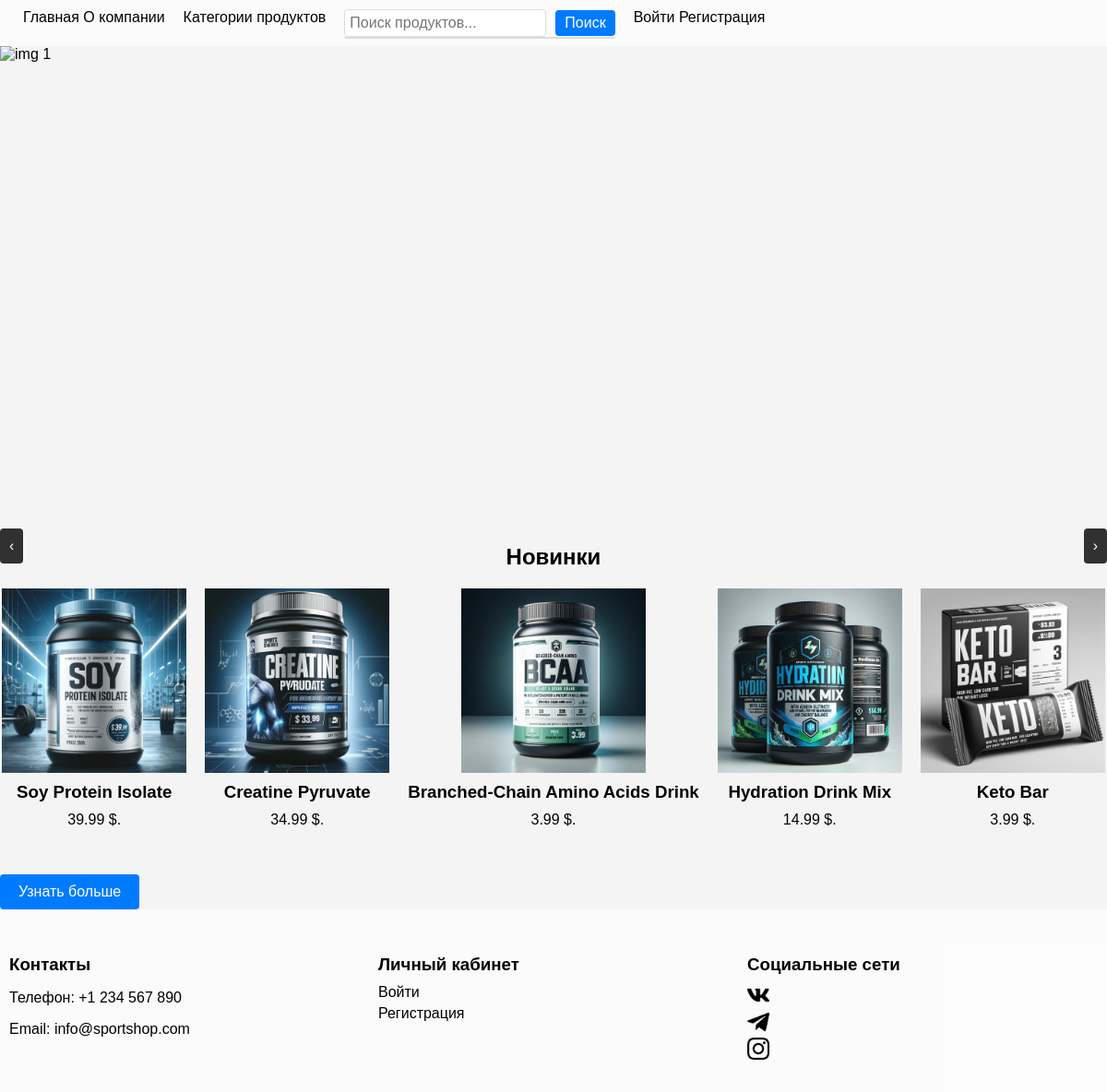
The page / on the database its author committed.
### shop/models.py (models this page shows, shortened)
class Product(models.Model):
    name = models.CharField(max_length=100)
    description = models.TextField()
    unit_price = models.DecimalField(max_digits=10, decimal_places=2)
    quantity = models.PositiveIntegerField()
    category = models.ForeignKey(Category, on_delete=models.CASCADE)
    image = models.ImageField(upload_to='products/')

### shop/views.py (the view)
# urls.py: path('', views.index, name='index'),
@cache_page(60 * 15)  # Кэшировать на 15 минут
def index(request):
    categories = Category.objects.all()
    latest_products = []
    for category in categories:
        latest_product = Product.objects.filter(category=category).order_by('-id').first()
        if latest_product:
            latest_products.append(latest_product)
    return render(request, 'shop/index.html', {
        'categories': categories,
        'latest_products': latest_products,
    })

### shop/templates/shop/index.html (shortened to what this page needs)
{% extends 'shop/base.html' %}
{% load static %}
{% block content %}
<div class="carousel">
    <img src="{% static 'images/44.jpg' %}" class="active" alt="img 1">
    <div class="carousel-buttons">
        <button class="carousel-button" id="prev">‹</button>
        <button class="carousel-button" id="next">›</button>
    </div>
</div>
<div class="new-arrivals">
    <h2>Новинки</h2>
    <div class="latest-products">
        {% for product in latest_products %}
            <div class="latest-product">
                <a href="{% url 'product_detail' product.id %}">
                    <img src="{{ product.image.url }}" alt="{{ product.name }}">
                    <h3>{{ product.name }}</h3>
                    <p>{{ product.unit_price }} $.</p>
                </a>
            </div>
        {% endfor %}
    </div>
</div>
<button type="button" class="btn btn-info" data-toggle="modal" data-target="#infoModal">
    Узнать больше
</button>
{% endblock %}

### static/css/styles.css (style rules this page uses)
body { font-family: Arial, sans-serif; margin: 0; padding: 0; background-color: #f4f4f4; }
button, .profile-container a, .edit-profile-container button { background-color: #007bff; color: white; border: none; padding: 10px 20px; border-radius: 4px; cursor: pointer; font-size: 1em; transition: background-color 0.3s ease; }
.new-arrivals { text-align: center; margin: 40px 0; color: black; }
.latest-products { display: flex; justify-content: center; flex-wrap: wrap; gap: 20px; color: black; }
.latest-product { text-align: center; }
.latest-product img { max-width: 200px; height: auto; display: block; margin: 0 auto; }
.latest-product h3, .latest-product p, .latest-product a { margin: 10px 0; color: black; text-decoration: none; }
.carousel img { width: 100%; display: none; height: 500px; object-fit: cover; transition: opacity 1s ease-in-out; opacity: 0; }
.carousel img.active { display: block; opacity: 1; }
.carousel-buttons { position: absolute; top: 0; width: 100%; height: 100%; display: flex; justify-content: space-between; align-items: center; pointer-events: none; }
.carousel-button { background-color: rgba(0, 0, 0, 0.8); color: white; border: none; padding: 10px; cursor: pointer; pointer-events: all; z-index: 1; }

### rows shown on the page
Product: image (picture), name "Soy Protein Isolate", unit_price "39.99"
Product: image (picture), name "Creatine Pyruvate", unit_price "34.99"
Product: image (picture), name "Branched-Chain Amino Acids Drink", unit_price "3.99"
Product: image (picture), name "Hydration Drink Mix", unit_price "14.99"
Product: image (picture), name "Keto Bar", unit_price "3.99"
